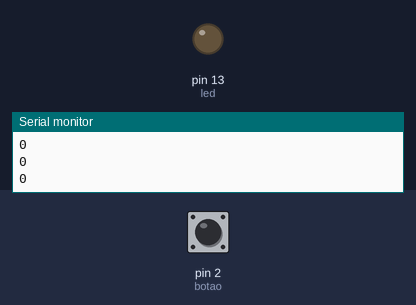
This sketch was run on a simulated Arduino Uno, built with avr-gcc and run on an emulated ATmega328P. Shown: output pins drawn as LEDs (lit = HIGH), the last lines printed to the serial monitor. The test bench sets the inputs (shaded band); at power-on: pin 2 (botao) LOW.

Above: at 1.2 s.
1.3 s: pin 2 (botao) pulled HIGH for 0.15 s
At 1.4 s:
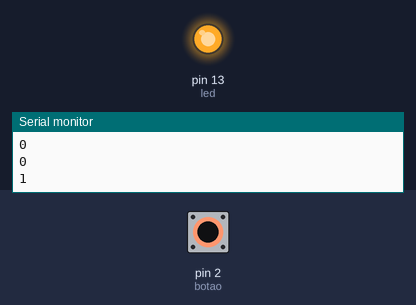
3.0 s: pin 2 (botao) pulled HIGH for 3.2 s
At 7.1 s:
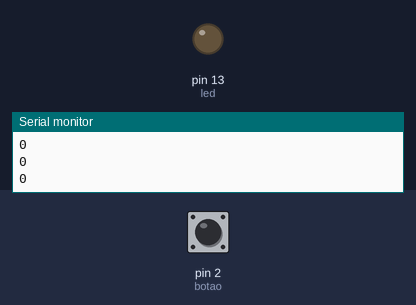
Timing chart, 0 to 8.6 s (numbered marks = the images above; inputs shaded):
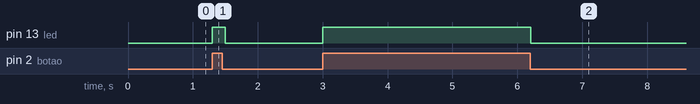

Measured:
- after the input at 1.3 s, pin 13 (led): LOW → HIGH at once, → LOW 0.20 s later
- after the input at 3.0 s, pin 13 (led): LOW → HIGH at once, → LOW 3.2 s later

The sketch:

aula3_pushbutton.ino
```cpp
int botao = 2;
int led = 13;
int estado = 0;

void setup()
{
  pinMode(botao, INPUT);
  pinMode(led, OUTPUT);
  Serial.begin(9600);
}
void loop()
{
  estado = digitalRead(botao);
  if (estado == 1) {
    digitalWrite(led, HIGH);
    Serial.println(estado);
  } else {
    digitalWrite(led, LOW);
    Serial.println(estado);
  }
  delay(100);
}
```
